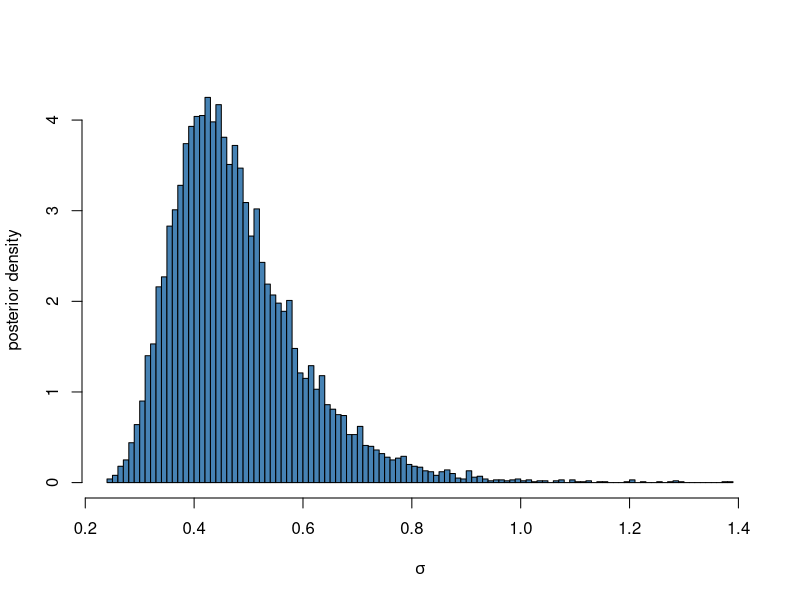
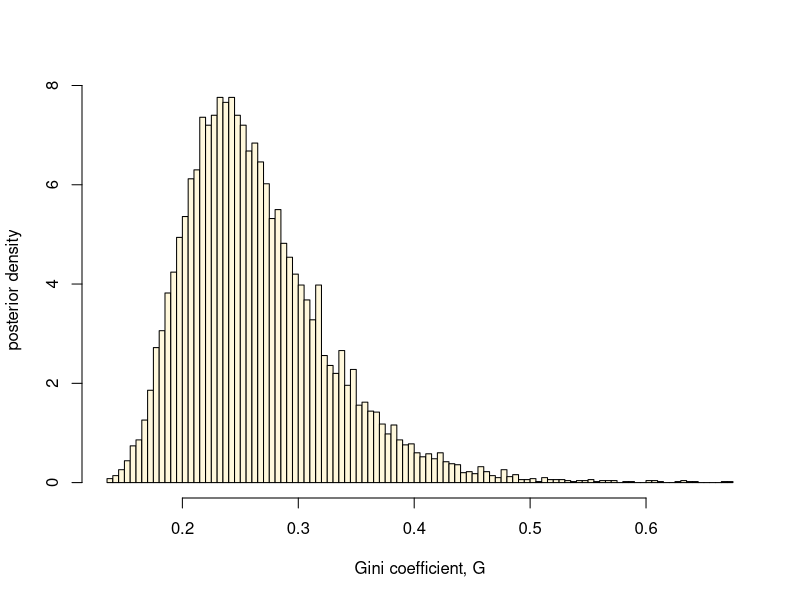
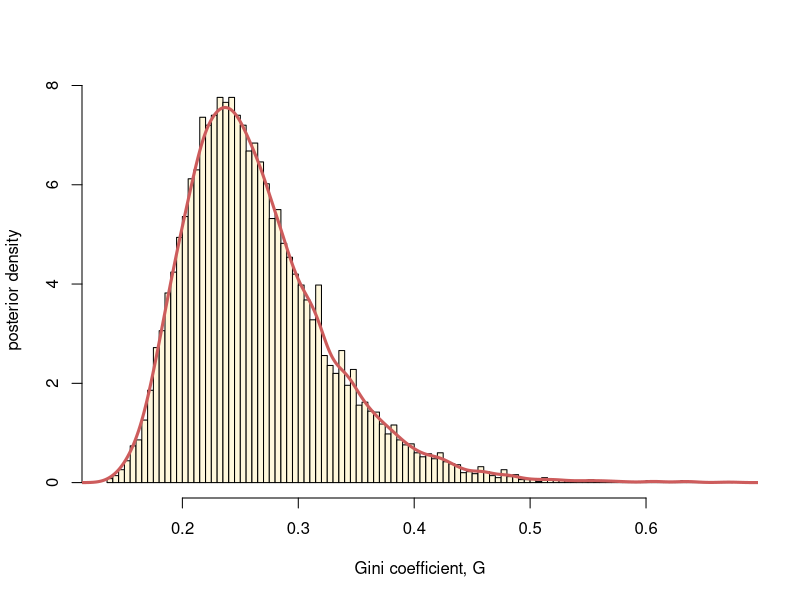

Here is the R script that generated these plots, in order:
## ---- chunk 1
y = c(14, 25, 45, 25, 30, 33, 19, 50, 34, 67)
logy = log(y)
n = length(y)
theta = log(33)
tau2 = sum((logy - theta)^2)/n

# Defining a function that simulates nSim draws
# from the scaled inverse Chi-square distribution
rScaledInvChi2 <- function(nSim, df, scale){
  return((df*scale)/rchisq(nSim, df=df))
}
nSim = 10000
sigma2Draws = rScaledInvChi2(nSim, n, tau2)
hist(sqrt(sigma2Draws), 100, col = "steelblue", main = "", freq = FALSE,
     xlab = expression(sigma), ylab = "posterior density")
## ---- chunk 2
gini = rep(0, nSim)
for (i in 1:nSim){
  gini[i] = 2*pnorm(sqrt(sigma2Draws[i])/sqrt(2)) - 1
} 
hist(gini, 100, col = "cornsilk", main = "", freq = FALSE,
     xlab = "Gini coefficient, G", ylab = "posterior density")
## ---- chunk 3
kde = density(gini)
giniGrid = kde$x
postDens = kde$y
hist(gini, 100, col = "cornsilk", main = "", freq = FALSE,
     xlab = "Gini coefficient, G", ylab = "posterior density")
lines(giniGrid, postDens, lwd = 3, col = "indianred")
## ---- chunk 4
binWidth = giniGrid[2]- giniGrid[1]
# first, sort the density values from highest to lowest
postDensOrdered = sort(postDens, decreasing = TRUE)  
# reorder the thetaValues so that they still match the density values
giniOrdered = giniGrid[order(postDens, decreasing = TRUE)] 
cumsumPostDens = cumsum(binWidth*postDensOrdered) # posterior cdf 
inHPD = which(cumsumPostDens < 0.95) # find highest pdf vals up to 95% quota.
hpd = c(min(giniOrdered[inHPD]), max(giniOrdered[inHPD]))
message(paste0("The 95% HPD interval for the Gini coefficient is (", hpd[1], ",", hpd[2],")"))
